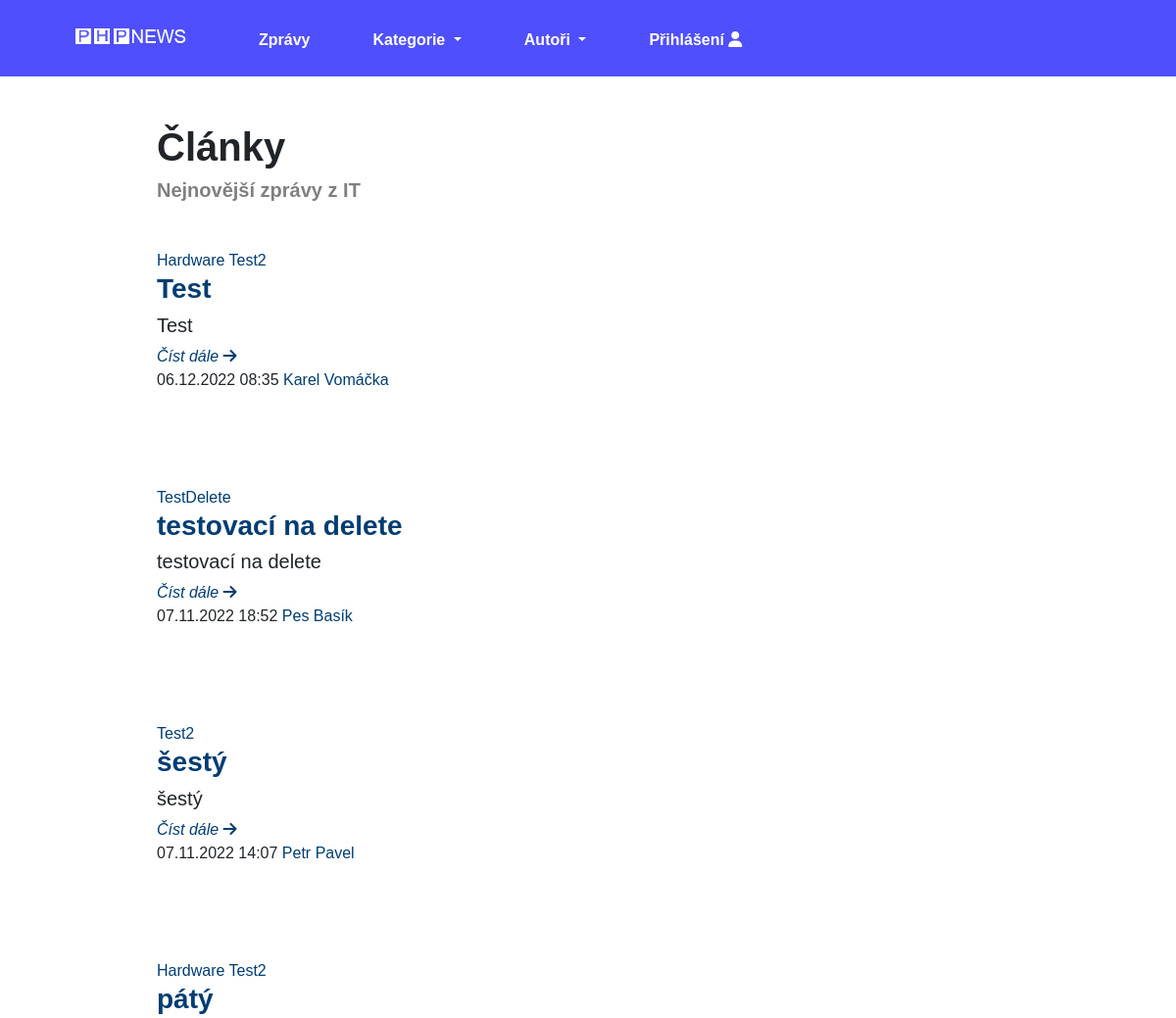
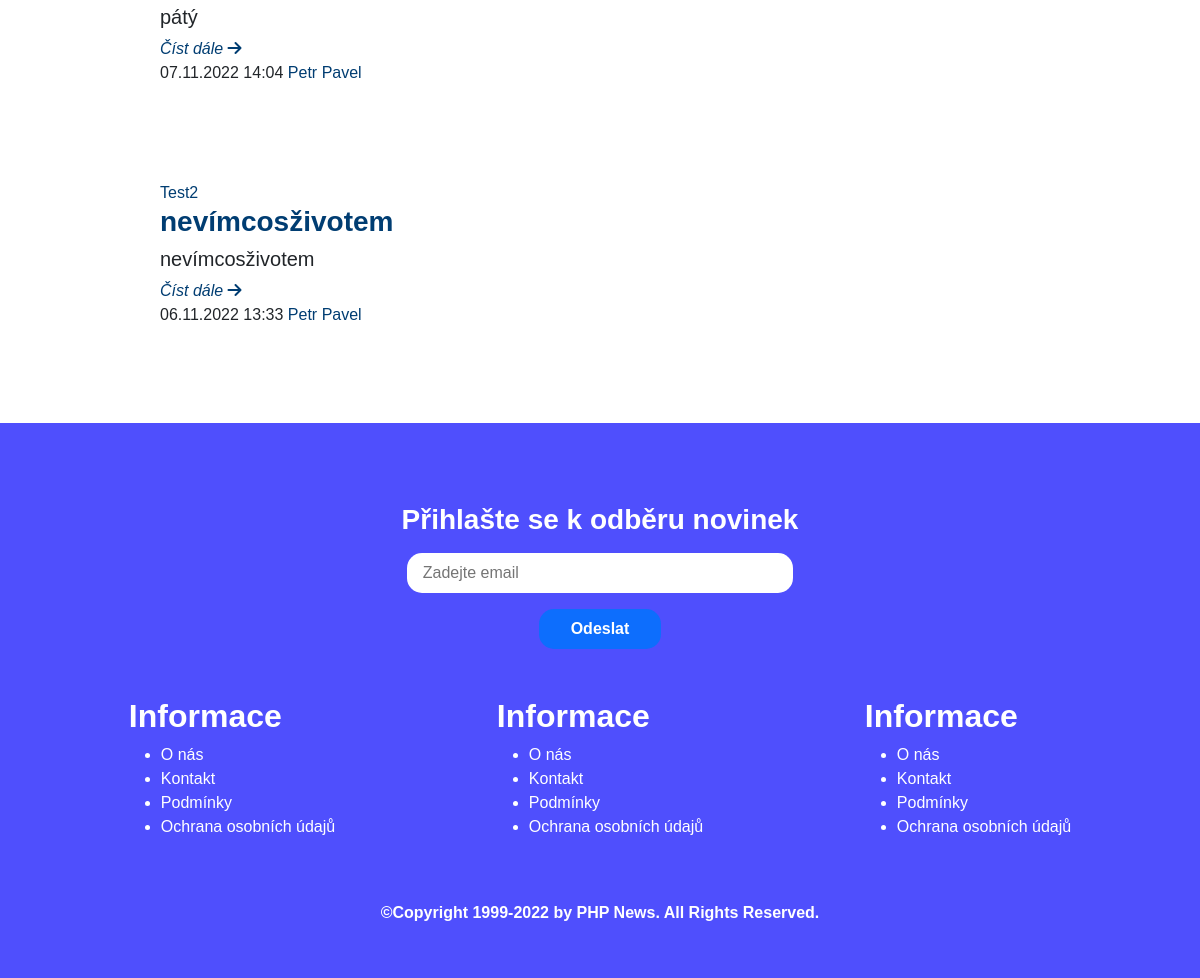
The page / on the database its author committed (2 pictures, top to bottom).
### tables this page shows
CREATE TABLE `article` (
  `id` int(10) UNSIGNED NOT NULL,
  `author_id` int(11) NOT NULL,
  `file_name` varchar(255) DEFAULT NULL,
  `title` varchar(150) NOT NULL,
  `perex` text NOT NULL,
  `text` text NOT NULL,
  `created_at` timestamp NOT NULL DEFAULT current_timestamp(),
  `visible` tinyint(1) DEFAULT 0
);

CREATE TABLE `author` (
  `id` int(11) NOT NULL,
  `name` varchar(20) NOT NULL,
  `surname` varchar(50) NOT NULL,
  `email` varchar(255) NOT NULL,
  `password` varchar(255) NOT NULL,
  `visible` tinyint(1) DEFAULT 0
);

### Model/Database.php (called while the page is built, shortened)
<?php
class Database
{
    private $conn;
    public function __construct()
    {
        $this->conn = new PDO('mysql:host=' . self::HOST . ';dbname=' . self::DBNAME, self::USER, self::PASS, [
            PDO::ATTR_ERRMODE => PDO::ERRMODE_EXCEPTION
        ]);
        $this->conn->query('SET NAMES utf8');
    }
    public function selectAll($sql, $params = [])
    {
        $stmt = $this->execute($sql, $params);
        return $stmt->fetchAll();
    }
    public function execute($sql, $paramas = [])
    {
        $stmt = $this->conn->prepare($sql);
        $stmt->execute($paramas);
        return $stmt;
    }
}

### Model/ArticleRepository.php (called while the page is built, shortened)
<?php
class ArticleRepository
{
    public function __construct(Database $db)
    {
        $this->dbConn = $db;
    }
    public function getArticles()
    {
        $sql = 'SELECT article.*, author.name AS authorName, author.id AS authorId, article.id AS articleId, author.surname AS authorSurname, GROUP_CONCAT(category.name) AS categoryName, GROUP_CONCAT(category.id) AS categoryId FROM article
                INNER JOIN author ON article.author_id = author.id
                INNER JOIN article_category ON article.id = article_category.article_id
                INNER JOIN category ON article_category.category_id = category.id
                WHERE article.visible = 1
                GROUP BY article.id
                ORDER BY article.created_at DESC LIMIT 5';
        $data = $this->dbConn->selectAll($sql);
        return $data;
    }
}

### index.php (the view, shortened to what this page needs)
<?php
    require_once 'Model/ArticleRepository.php';
    require_once  'Model/CategoryRepository.php';
    require_once 'Model/Database.php';
    $db = new Database();
    $ar = new ArticleRepository($db);
?>
<!doctype html>
<html lang="en">
<head>
    <link href="style.css" rel="stylesheet">
    <link href="https://cdn.jsdelivr.net/npm/bootstrap@5.2.2/dist/css/bootstrap.min.css" rel="stylesheet">
</head>
<body>
<nav class="my-navbar navbar p-3 navbar-expand-lg">
    <div class="container-fluid">
        <a class="navbar-brand fs-4 fw-bold navbar-logo" href="index.php"><img src="images/php_news.png"></a>
        <div class="collapse navbar-collapse" id="navbarNavDropdown">
            <ul class="navbar-nav">
                <li class="nav-item">
                    <a class="nav-link my-fontsize fw-semibold active" aria-current="page" href="allArticles.php">Zprávy</a>
                </li>
                <li class="nav-item dropdown">
                    <a class="nav-link active my-fontsize fw-semibold dropdown-toggle" href="#" role="button" data-bs-toggle="dropdown" aria-expanded="false">
                        Kategorie
                    </a>
                </li>
                <li class="nav-item dropdown">
                    <a class="nav-link active my-fontsize fw-semibold dropdown-toggle" href="#" role="button" data-bs-toggle="dropdown" aria-expanded="false">
                        Autoři
                    </a>
                </li>
                <?php if (!isset($_SESSION['user'])) : ?>
                    <li class="nav-item my-fontsize fw-semibold">
                        <a class="nav-link active" href="login.php">Přihlášení <i class="fa-solid fa-user"></i></a>
                    </li>
                <?php endif; ?>
            </ul>
        </div>
    </div>
</nav>
<header>
    <div class="header-container">
        <h1 class="fw-semibold">Články</h1>
        <h5 class="fw-semibold">Nejnovější zprávy z IT</h5>
    </div>
</header>
<?php
    $articles = $ar->getArticles();
    foreach ($articles as $article): ?>
            <?php
                $formatDate = date("d.m.Y H:i", strtotime($article['created_at']));
            ?>
        <main>
            <div class="mt-5 articles">
                <?php foreach (explode(',',$article['categoryName']) as $key => $categoryName): ?>
                        <a href="categoriesList.php?id=<?= explode(',',$article['categoryId'])[$key] ?>"><?= $categoryName ?></a>
                <?php endforeach;?>
                <h3 class="fw-semibold"><a href="articleDetail.php?id=<?= $article['id'] ?>"><?= $article['title'] ?></a></h3>
                <h5><?= $article['perex'] ?></h5>
                <a class="article-read-more" href="articleDetail.php?id=<?= $article['articleId']?>">Číst dále <i class="fa-solid fa-arrow-right"></i></a>
                <p><?= $formatDate ?> <a href="authorDetail.php?id=<?=$article['id'] ?>"><?= $article['authorName'] ?> <?= $article['authorSurname'] ?></a></p>
            </div>
            <?php endforeach;?>
        </main>
    <footer class="mt-5">
        <div class="footer-block">
            <div class="newsletter">
                <h3 class="fw-semibold mb-3">Přihlašte se k odběru novinek</h3>
                <input type="text" placeholder="Zadejte email">
                <button class="btn btn-primary">Odeslat</button>
            </div>
            <div class="footer-info">
                <div class="footer-info-item">
                    <h2 class="fw-semibold">Informace</h2>
                    <ul>
                        <li><a href="#">O nás</a></li>
                        <li><a href="#">Kontakt</a></li>
                        <li><a href="#">Podmínky</a></li>
                        <li><a href="#">Ochrana osobních údajů</a></li>
                    </ul>
                </div>
                <div class="footer-info-item">
                    <h2 class="fw-semibold">Informace</h2>
                    <ul>
                        <li><a href="#">O nás</a></li>
                        <li><a href="#">Kontakt</a></li>
                        <li><a href="#">Podmínky</a></li>
                        <li><a href="#">Ochrana osobních údajů</a></li>
                    </ul>
                </div>
                <div class="footer-info-item">
                    <h2 class="fw-semibold">Informace</h2>
                    <ul>
                        <li><a href="#">O nás</a></li>
                        <li><a href="#">Kontakt</a></li>
                        <li><a href="#">Podmínky</a></li>
                        <li><a href="#">Ochrana osobních údajů</a></li>
                    </ul>
                </div>
            </div>
           <h6>©Copyright 1999-2022 by PHP News. All Rights Reserved.</h6>
        </div>
    </footer>
</body>
</html>

### style.css (style rules this page uses)
* { padding: 0; margin: 0; box-sizing: border-box; font-family: 'Arial', sans-serif; }
body { background-color: #f5f5f5; }
.navbar img { width: 100%; background-size: cover; background-repeat: no-repeat; margin-bottom: 0.5rem; }
.navbar { background-color: #4f4ffd; padding: 5rem; }
.my-navbar .navbar-brand { color: white; margin-left: 3rem; }
.my-navbar .navbar-nav .nav-link.active, .navbar-nav .show > .nav-link { color: white; margin-left: 3rem; }
.header-container { margin-left: 10rem; margin-top: 3rem; }
.header-container h5 { color: gray; }
.header-container h1 { width: 50%; }
.articles { width: 45%; margin-left: 10rem; margin-bottom: 6rem; }
.articles a { text-decoration: none; color: #003d72; }
.article-read-more { font-style: italic; }
.footer-block { background-color: #4f4ffd; padding: 3rem; color: white; }
.footer-block .newsletter { display: flex; align-items: center; flex-direction: column; }
.newsletter { margin-top: 2rem; }
.newsletter input { border: 0; padding: 0.5rem 14rem 0.5rem 1rem; margin-bottom: 1rem; border-radius: 15px; }
.newsletter button { border: 0; padding: 0.5rem 2rem; border-radius: 15px; color: white; font-weight: bold; }
.footer-info { width: 100%; margin-top: 3rem; display: grid; grid-template-columns: 1fr 1fr 1fr; }
.footer-info a { color: white; text-decoration: none; }
.footer-block h6 { margin-top: 3rem; font-weight: bold; text-align: center; }
.footer-info .footer-info-item { margin: 0 auto; }
input, select { width: 35%; padding: 0.6rem 1rem; border-radius: 15px; border: solid 1px lightblue; }
.my-navbar .navbar-nav .nav-link.active, .navbar-nav .show > .nav-link { color: white; margin-left: 3rem; margin-top: 0.3rem; }

### rows shown on the page
article: categoryName "Hardware", categoryName "Test2", title "Test", perex "Test", created_at "06.12.2022 08:35", author.name "Karel", author.surname "Vomáčka"
article: categoryName "TestDelete", title "testovací na delete", perex "testovací na delete", created_at "07.11.2022 18:52", author.name "Pes", author.surname "Basík"
article: categoryName "Test2", title "šestý", perex "šestý", created_at "07.11.2022 14:07", author.name "Petr", author.surname "Pavel"
article: categoryName "Hardware", categoryName "Test2", title "pátý", perex "pátý", created_at "07.11.2022 14:04", author.name "Petr", author.surname "Pavel"
article: categoryName "Test2", title "nevímcosživotem", perex "nevímcosživotem", created_at "06.11.2022 13:33", author.name "Petr", author.surname "Pavel"
